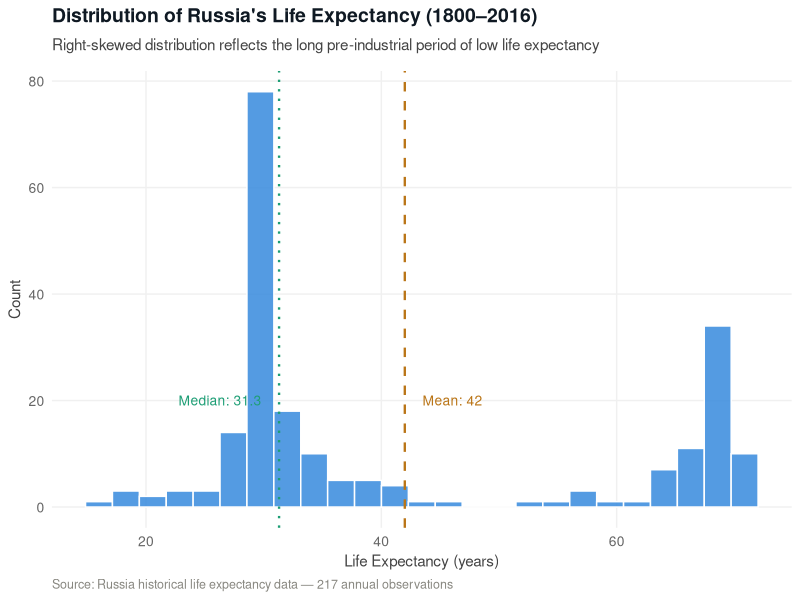
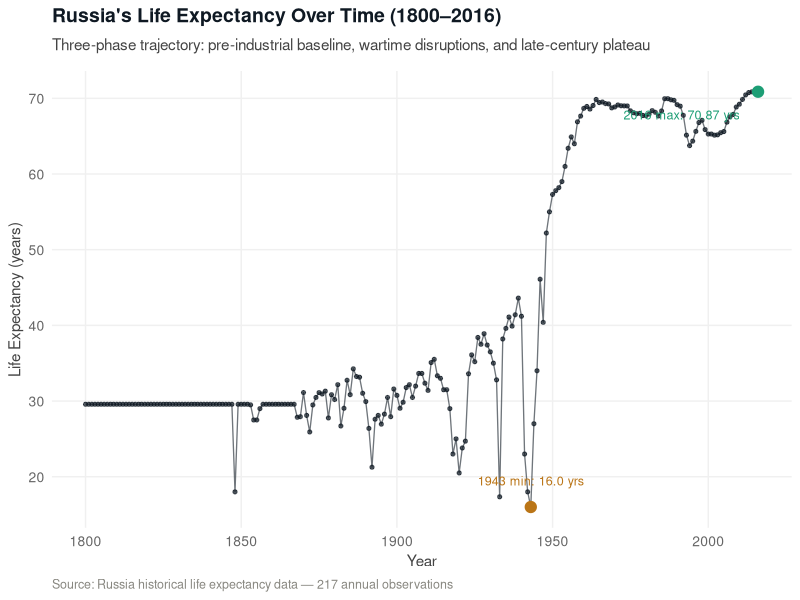
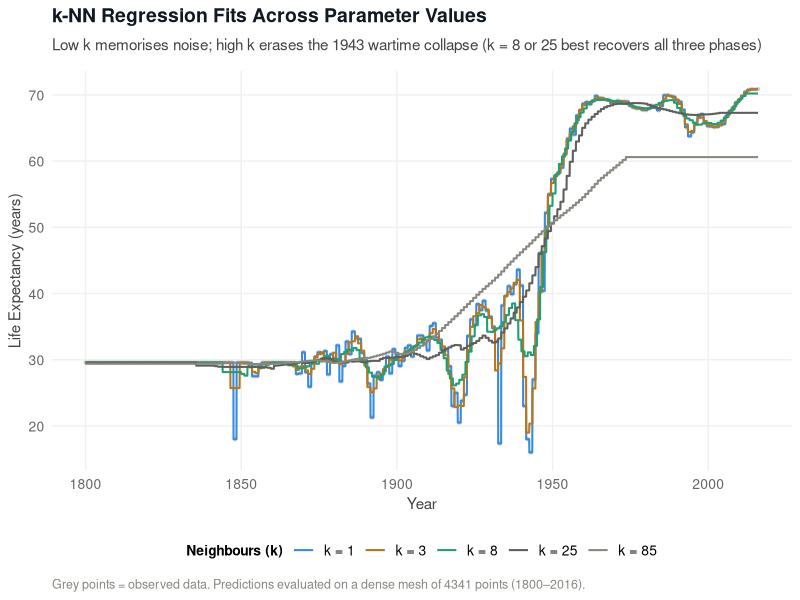
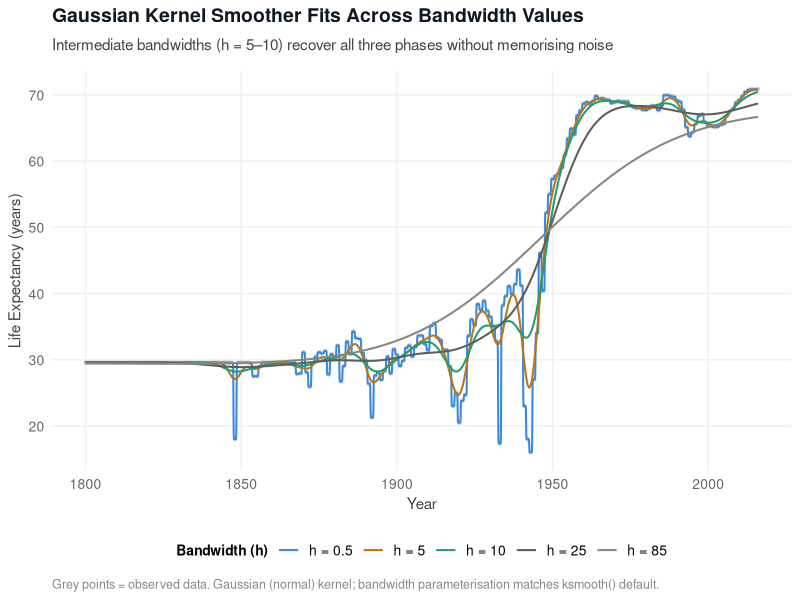
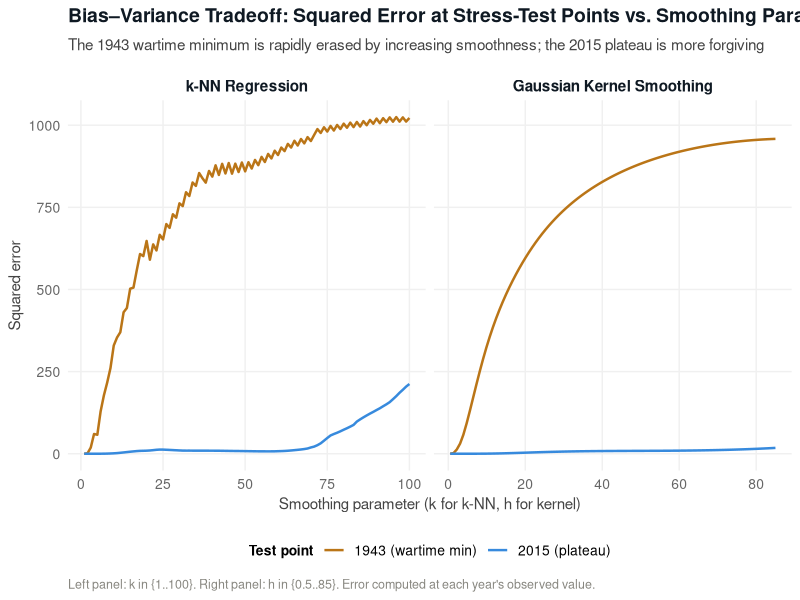
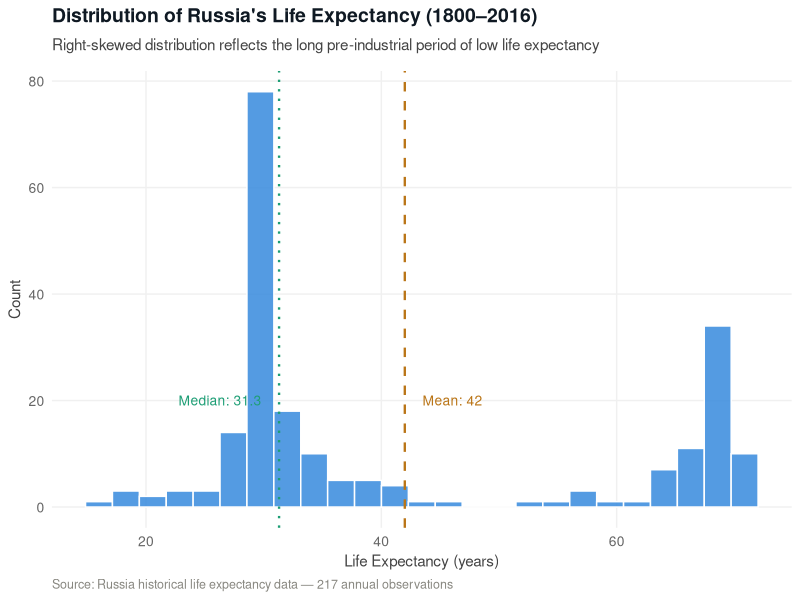
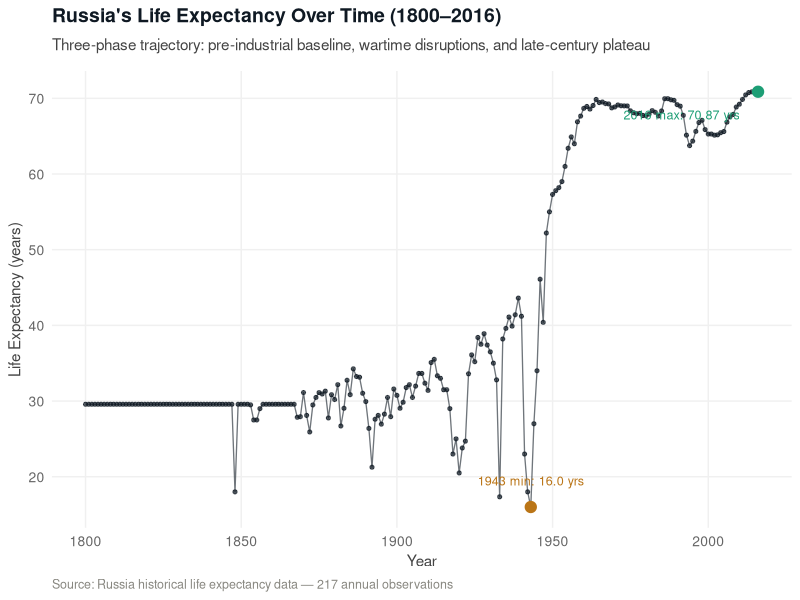
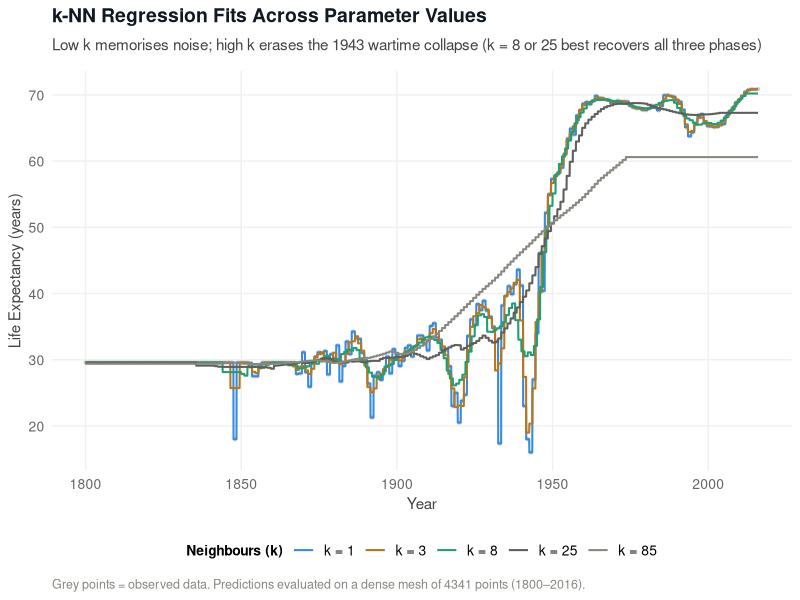

Recreate these plots in R, in order.
## ---- chunk 1
knitr::opts_chunk$set(echo = TRUE, message = FALSE, warning = FALSE)
## ---- chunk 2
library(FNN)
library(ggplot2)
library(dplyr)
library(tidyr)

set.seed(42)

dir.create("figures", showWarnings = FALSE)

theme_portfolio <- function() {
  theme_minimal(base_family = "sans", base_size = 12) +
  theme(
    plot.title       = element_text(size = 14, face = "bold", color = "#0F1923", margin = margin(b = 8)),
    plot.subtitle    = element_text(size = 11, color = "#444444", margin = margin(b = 12)),
    plot.caption     = element_text(size = 9, color = "#888780", hjust = 0),
    axis.title       = element_text(size = 11, color = "#444444"),
    axis.text        = element_text(size = 10, color = "#666666"),
    panel.grid.major = element_line(color = "#F0F0F0", linewidth = 0.5),
    panel.grid.minor = element_blank(),
    panel.background = element_rect(fill = "white", color = NA),
    plot.background  = element_rect(fill = "white", color = NA),
    legend.position  = "bottom",
    legend.title     = element_text(size = 10, face = "bold"),
    legend.text      = element_text(size = 10),
    strip.text       = element_text(size = 11, face = "bold", color = "#0F1923")
  )
}

palette_portfolio <- c("#378ADD", "#BA7517", "#1D9E75", "#5F5E5A", "#888780", "#0F1923")

save_fig <- function(filename, width = 9, height = 5) {
  ggsave(
    filename = file.path("figures", filename),
    width    = width,
    height   = height,
    dpi      = 150,
    bg       = "white"
  )
}
## ---- chunk 3
df <- read.csv("data/raw/LER.csv")
glimpse(df)
cat("Dimensions:", nrow(df), "rows ×", ncol(df), "columns\n\n")
summary(df[, c("Year", "Life_Expectancy")])
## ---- chunk 4
mean_le   <- mean(df$Life_Expectancy)
median_le <- median(df$Life_Expectancy)

ggplot(df, aes(x = Life_Expectancy)) +
  geom_histogram(bins = 25, fill = palette_portfolio[1], color = "white", alpha = 0.85) +
  geom_vline(xintercept = mean_le,   linetype = "dashed", color = palette_portfolio[2], linewidth = 0.8) +
  geom_vline(xintercept = median_le, linetype = "dotted", color = palette_portfolio[3], linewidth = 0.8) +
  annotate("text", x = mean_le + 1.5,   y = 20, label = paste0("Mean: ",   round(mean_le,   1)),
           color = palette_portfolio[2], size = 3.5, hjust = 0) +
  annotate("text", x = median_le - 1.5, y = 20, label = paste0("Median: ", round(median_le, 1)),
           color = palette_portfolio[3], size = 3.5, hjust = 1) +
  labs(
    title    = "Distribution of Russia's Life Expectancy (1800–2016)",
    subtitle = "Right-skewed distribution reflects the long pre-industrial period of low life expectancy",
    x        = "Life Expectancy (years)",
    y        = "Count",
    caption  = "Source: Russia historical life expectancy data — 217 annual observations"
  ) +
  theme_portfolio()

save_fig("01_life-expectancy-distribution.png")
## ---- chunk 5
ggplot(df, aes(x = Year, y = Life_Expectancy)) +
  geom_line(color  = palette_portfolio[6], linewidth = 0.45, alpha = 0.6) +
  geom_point(color = palette_portfolio[6], size = 1.1, alpha = 0.7) +
  annotate("point", x = 1943, y = df$Life_Expectancy[df$Year == 1943],
           color = palette_portfolio[2], size = 3.5) +
  annotate("text",  x = 1943, y = df$Life_Expectancy[df$Year == 1943] + 3.5,
           label = "1943 min: 16.0 yrs", color = palette_portfolio[2], size = 3.2, hjust = 0.5) +
  annotate("point", x = 2016, y = df$Life_Expectancy[df$Year == 2016],
           color = palette_portfolio[3], size = 3.5) +
  annotate("text",  x = 2010, y = df$Life_Expectancy[df$Year == 2016] - 3,
           label = "2016 max: 70.87 yrs", color = palette_portfolio[3], size = 3.2, hjust = 1) +
  labs(
    title    = "Russia's Life Expectancy Over Time (1800–2016)",
    subtitle = "Three-phase trajectory: pre-industrial baseline, wartime disruptions, and late-century plateau",
    x        = "Year",
    y        = "Life Expectancy (years)",
    caption  = "Source: Russia historical life expectancy data — 217 annual observations"
  ) +
  theme_portfolio()

save_fig("02_time-series-raw.png")
## ---- chunk 6
x      <- df$Year
y      <- df$Life_Expectancy
x_mesh <- seq(1800, 2016, length.out = 4341)

k_values <- c(1, 3, 8, 25, 85)
k_labels  <- paste0("k = ", k_values)

knn_list <- lapply(k_values, function(k) {
  data.frame(
    Year            = x_mesh,
    Life_Expectancy = knn.reg(train = matrix(x), test = matrix(x_mesh), y = y, k = k)$pred,
    k_label         = paste0("k = ", k)
  )
})
knn_df          <- bind_rows(knn_list)
knn_df$k_label  <- factor(knn_df$k_label, levels = k_labels)
knn_colors      <- setNames(palette_portfolio[1:5], k_labels)

ggplot() +
  geom_point(data = df, aes(x = Year, y = Life_Expectancy),
             color = "#BBBBBB", size = 0.9, alpha = 0.6) +
  geom_line(data = knn_df, aes(x = Year, y = Life_Expectancy, color = k_label),
            linewidth = 0.7) +
  scale_color_manual(values = knn_colors, name = "Neighbours (k)") +
  labs(
    title    = "k-NN Regression Fits Across Parameter Values",
    subtitle = "Low k memorises noise; high k erases the 1943 wartime collapse (k = 8 or 25 best recovers all three phases)",
    x        = "Year",
    y        = "Life Expectancy (years)",
    caption  = "Grey points = observed data. Predictions evaluated on a dense mesh of 4341 points (1800–2016)."
  ) +
  theme_portfolio()

save_fig("03_knn-fits-comparison.png")
## ---- chunk 7
h_values <- c(0.5, 5, 10, 25, 85)
h_labels  <- paste0("h = ", h_values)

kernel_list <- lapply(h_values, function(h) {
  fit <- ksmooth(x, y, kernel = "normal", bandwidth = h,
                 range.x = c(1800, 2016), n.points = 4341)
  data.frame(
    Year            = fit$x,
    Life_Expectancy = fit$y,
    h_label         = paste0("h = ", h)
  )
})
kernel_df          <- bind_rows(kernel_list)
kernel_df$h_label  <- factor(kernel_df$h_label, levels = h_labels)
kernel_colors      <- setNames(palette_portfolio[1:5], h_labels)

ggplot() +
  geom_point(data = df, aes(x = Year, y = Life_Expectancy),
             color = "#BBBBBB", size = 0.9, alpha = 0.6) +
  geom_line(data = kernel_df, aes(x = Year, y = Life_Expectancy, color = h_label),
            linewidth = 0.7) +
  scale_color_manual(values = kernel_colors, name = "Bandwidth (h)") +
  labs(
    title    = "Gaussian Kernel Smoother Fits Across Bandwidth Values",
    subtitle = "Intermediate bandwidths (h = 5–10) recover all three phases without memorising noise",
    x        = "Year",
    y        = "Life Expectancy (years)",
    caption  = "Grey points = observed data. Gaussian (normal) kernel; bandwidth parameterisation matches ksmooth() default."
  ) +
  theme_portfolio()

save_fig("04_kernel-fits-comparison.png")
## ---- chunk 8
actual_1943 <- df$Life_Expectancy[df$Year == 1943]
actual_2015 <- df$Life_Expectancy[df$Year == 2015]

k_seq <- 1:100
h_seq <- seq(0.5, 85, length.out = 100)

knn_err_1943 <- sapply(k_seq, function(k)
  (actual_1943 - knn.reg(train = matrix(x), test = matrix(1943), y = y, k = k)$pred)^2
)
knn_err_2015 <- sapply(k_seq, function(k)
  (actual_2015 - knn.reg(train = matrix(x), test = matrix(2015), y = y, k = k)$pred)^2
)

kernel_err_1943 <- sapply(h_seq, function(h) {
  fit <- ksmooth(x, y, kernel = "normal", bandwidth = h,
                 range.x = c(1800, 2016), n.points = 4341)
  idx <- which.min(abs(fit$x - 1943))
  (actual_1943 - fit$y[idx])^2
})
kernel_err_2015 <- sapply(h_seq, function(h) {
  fit <- ksmooth(x, y, kernel = "normal", bandwidth = h,
                 range.x = c(1800, 2016), n.points = 4341)
  idx <- which.min(abs(fit$x - 2015))
  (actual_2015 - fit$y[idx])^2
})

bv_knn <- data.frame(
  param    = k_seq,
  `1943 (wartime min)` = knn_err_1943,
  `2015 (plateau)`     = knn_err_2015,
  method   = "k-NN Regression",
  check.names = FALSE
) |> pivot_longer(cols = c(`1943 (wartime min)`, `2015 (plateau)`),
                  names_to = "test_point", values_to = "squared_error")

bv_kernel <- data.frame(
  param    = h_seq,
  `1943 (wartime min)` = kernel_err_1943,
  `2015 (plateau)`     = kernel_err_2015,
  method   = "Gaussian Kernel Smoothing",
  check.names = FALSE
) |> pivot_longer(cols = c(`1943 (wartime min)`, `2015 (plateau)`),
                  names_to = "test_point", values_to = "squared_error")

bv_df <- bind_rows(bv_knn, bv_kernel)
bv_df$method <- factor(bv_df$method,
                       levels = c("k-NN Regression", "Gaussian Kernel Smoothing"))

ggplot(bv_df, aes(x = param, y = squared_error, color = test_point)) +
  geom_line(linewidth = 0.85) +
  facet_wrap(~ method, scales = "free_x") +
  scale_color_manual(
    values = c("1943 (wartime min)" = palette_portfolio[2],
               "2015 (plateau)"     = palette_portfolio[1]),
    name   = "Test point"
  ) +
  labs(
    title    = "Bias–Variance Tradeoff: Squared Error at Stress-Test Points vs. Smoothing Parameter",
    subtitle = "The 1943 wartime minimum is rapidly erased by increasing smoothness; the 2015 plateau is more forgiving",
    x        = "Smoothing parameter (k for k-NN, h for kernel)",
    y        = "Squared error",
    caption  = "Left panel: k in {1..100}. Right panel: h in {0.5..85}. Error computed at each year's observed value."
  ) +
  theme_portfolio()

save_fig("05_bias-variance-tradeoff.png", width = 10, height = 5)
## ---- chunk 9
cat("Missing values per column:\n")
print(colSums(is.na(df)))

x_mesh <- seq(from = 1800, to = 2016, length.out = 4341)
cat(sprintf("\nPrediction mesh: %d points from %.0f to %.0f\n",
            length(x_mesh), min(x_mesh), max(x_mesh)))
## ---- chunk 10
cat("=== k-NN Regression: Pointwise MSE at Stress-Test Years ===\n\n")
for (k in c(1, 3, 8, 25, 85)) {
  p1943 <- knn.reg(train = matrix(x), test = matrix(1943), y = y, k = k)$pred
  p2015 <- knn.reg(train = matrix(x), test = matrix(2015), y = y, k = k)$pred
  cat(sprintf(
    "k = %2d | 1943: pred = %5.2f, actual = 16.00, MSE = %7.2f  |  2015: pred = %5.2f, actual = 70.83, MSE = %6.2f\n",
    k, p1943, (actual_1943 - p1943)^2, p2015, (actual_2015 - p2015)^2
  ))
}
## ---- chunk 11
cat("=== Gaussian Kernel Smoothing: Pointwise MSE at Stress-Test Years ===\n\n")
for (h in c(0.5, 5, 10, 25, 85)) {
  fit   <- ksmooth(x, y, kernel = "normal", bandwidth = h,
                   range.x = c(1800, 2016), n.points = 4341)
  p1943 <- fit$y[which.min(abs(fit$x - 1943))]
  p2015 <- fit$y[which.min(abs(fit$x - 2015))]
  cat(sprintf(
    "h = %4.1f | 1943: pred = %5.2f, actual = 16.00, MSE = %7.2f  |  2015: pred = %5.2f, actual = 70.83, MSE = %6.2f\n",
    h, p1943, (actual_1943 - p1943)^2, p2015, (actual_2015 - p2015)^2
  ))
}
